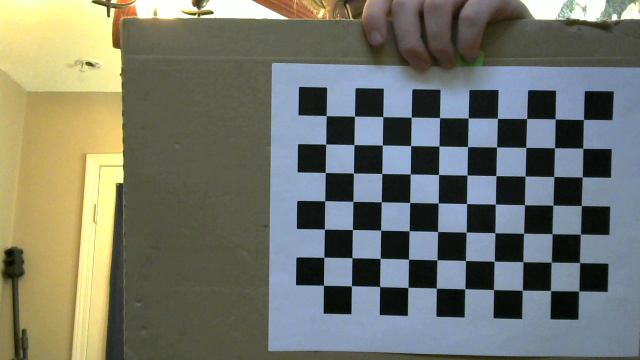
#> input picture images/calibration/webcam_left_0.png, 640 x 360 px; its folder holds 4 pictures in this run
$ python runStereoCalibration.py   (older library calls are emulated)
#> lines starting #> are read from the running program, lines starting #| are printed output that depends on the picture; after the words box and inside, x2 and y2 are one past the last pixel; in counts of white or black regions, pixels touching at a corner belong together; pictures that were not available may be replaced by others from this repository, and a replacement may not be noted
import cv2
import numpy as np
from tqdm import tqdm
import os

def stereoWebcamCalibrate():
    dir_path = './images/calibration'
    count = 0
    for path in os.listdir(dir_path):
        if os.path.isfile(os.path.join(dir_path, path)):
            count += 1
#> pass 2 of the loop in stereoWebcamCalibrate, `for path in os.listdir(dir_path):`:
    if count % 2 != 0:
        count += 1 #in case number of files is odd for any reason
    count = count // 2

    pathL = "./images/calibration/webcam_left_"
    pathR = "./images/calibration/webcam_right_"

    criteria = (cv2.TERM_CRITERIA_EPS + cv2.TERM_CRITERIA_MAX_ITER, 30, 0.001)

    objp = np.zeros((10*7,3), np.float32)
    objp[:,:2] = np.mgrid[0:10,0:7].T.reshape(-1,2)

    sizeOfChessboardSquare = 21 #mm
    objp = objp * sizeOfChessboardSquare
    frameSize = (640, 360)

    img_ptsL = []
    img_ptsR = []
    obj_pts = []

    cv2.namedWindow('cornersR', cv2.WINDOW_NORMAL)
    cv2.namedWindow('cornersL', cv2.WINDOW_NORMAL)

    # first calibrate cams individually
    for i in tqdm(range(0, 28)):
        imgL = cv2.imread(pathL+"%d.png"%i)
#> imgL is the input picture: shape (360, 640, 3); mean B, G, R 107.3, 118.9, 115.8
        imgR = cv2.imread(pathR+"%d.png"%i)
        imgL_g = cv2.cvtColor(imgL, cv2.COLOR_BGR2GRAY)
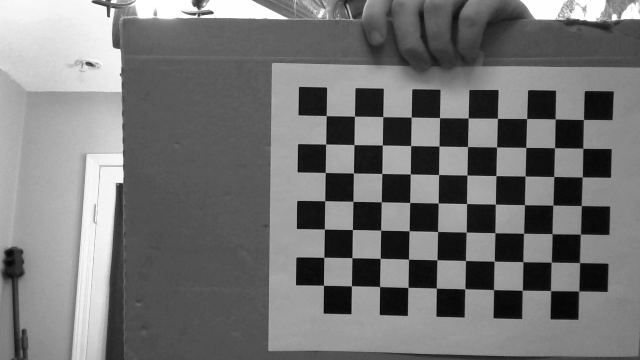
#> imgL_g: shape (360, 640); min 4, max 255, mean 116.7
        imgR_g = cv2.cvtColor(imgR, cv2.COLOR_BGR2GRAY)

        retR, cornersR =  cv2.findChessboardCorners(imgR_g,(10,7),None)
#> retR = True; cornersR = 70 rows, first 8: [326.4, 115.5], [354.5, 116.1], [382.8, 116.6], [411, 117], [439.5, 117.6], [468.2, 117.9], [497.5, 118.4], [526.6, 118.5]
        retL, cornersL = cv2.findChessboardCorners(imgL_g,(10,7),None)
#> retL = True; cornersL has the same summary as cornersR

        if retR and retL:
            print('processing image', i)
            obj_pts.append(objp)
            cornersR = cv2.cornerSubPix(imgR_g, cornersR,(11, 11), (-1, -1), criteria)
#> cornersR = 70 rows, first 8: [326.3, 115.6], [354.5, 116.2], [382.7, 116.6], [411.2, 117.2], [439.5, 117.6], [468.2, 118], [497.4, 118.4], [526.6, 118.5]
            cornersL = cv2.cornerSubPix(imgL_g, cornersL,(11, 11), (-1, -1), criteria)
#> cornersL has the same summary as cornersR
            cv2.drawChessboardCorners(imgR,(10,7),cornersR,retR)
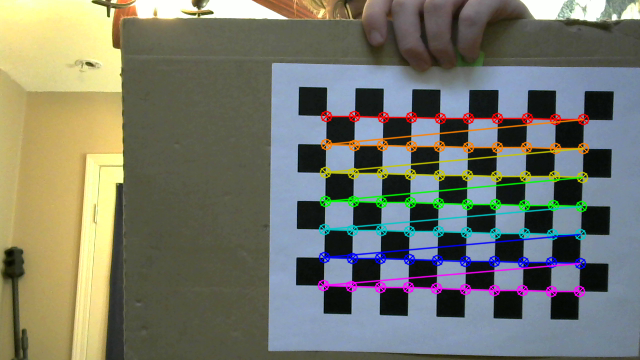
#> imgR: shape (360, 640, 3); 6.58% of pixels changed, all inside (x1, y1, x2, y2) = (317, 110, 590, 298)
            cv2.drawChessboardCorners(imgL,(10,7),cornersL,retL)
            cv2.imshow('cornersR',imgR)
            cv2.imshow('cornersL',imgL)
            key = cv2.waitKey(50)
#> (key Esc is pressed here)
            # if key == ord('y'):
            img_ptsL.append(cornersL)
            img_ptsR.append(cornersR)
#> pass 2 of the loop in stereoWebcamCalibrate, `for i in tqdm(range(0, 28)):`:
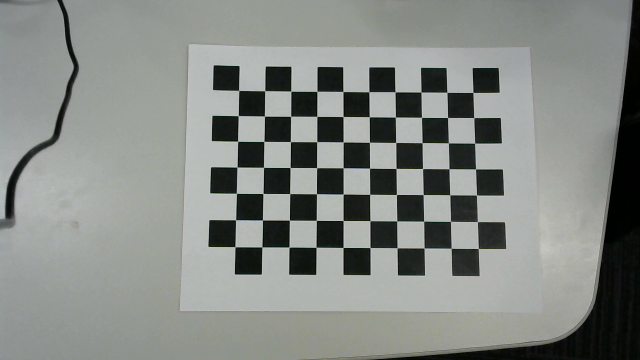
#> input picture images/calibration/webcam_left_1.png, 640 x 360 px
#> in stereoWebcamCalibrate, imgL is the input picture: shape (360, 640, 3); mean B, G, R 133.5, 137.2, 133.6
#> in stereoWebcamCalibrate, `retR, cornersR =  cv2.findChessboardCorners(imgR_g,(10,7),None)`: cornersR = 70 rows, first 8: [238.7, 90.45], [264.7, 90.76], [290.8, 91.21], [316.9, 91.34], [343, 91.56], [368.8, 91.73], [395, 91.82], [420.9, 92.03]
#> in stereoWebcamCalibrate, `retL, cornersL = cv2.findChessboardCorners(imgL_g,(10,7),None)`: cornersL has the same summary as cornersR
#> in stereoWebcamCalibrate, `cornersR = cv2.cornerSubPix(imgR_g, cornersR,(11, 11), (-1, -1), crite..`: cornersR = 70 rows, first 8: [238.6, 90.42], [264.7, 90.67], [290.8, 91.19], [316.9, 91.34], [342.9, 91.49], [368.8, 91.69], [394.9, 91.74], [421, 92.06]
#> in stereoWebcamCalibrate, `cornersL = cv2.cornerSubPix(imgL_g, cornersL,(11, 11), (-1, -1), crite..`: cornersL has the same summary as cornersR
#> in stereoWebcamCalibrate, `cv2.drawChessboardCorners(imgR,(10,7),cornersR,retR)`:
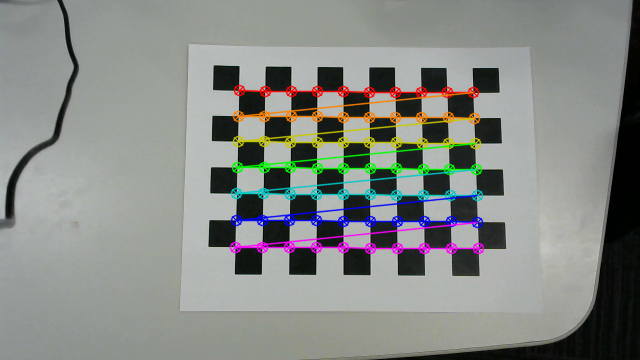
#> imgR: shape (360, 640, 3); 6.24% of pixels changed, all inside (x1, y1, x2, y2) = (229, 84, 485, 255)
#> (key Enter is pressed here)

    # Calibrating left camera
    retL, mL, distL, rvecsL, tvecsL = cv2.calibrateCamera(obj_pts,img_ptsL,imgL_g.shape[::-1],None,None)
    hL,wL= imgL_g.shape[:2]
    new_mL, roiL= cv2.getOptimalNewCameraMatrix(mL,distL,(wL,hL),1,(wL,hL))

    print('left camera error:', retL)

    # Calibrating right camera
    # \/ returns ?, cam matrix, distortion coefficients, rotation and translation vectors
    retR, mR, distR, rvecsR, tvecsR = cv2.calibrateCamera(obj_pts,img_ptsR,imgR_g.shape[::-1],None,None)
    hR,wR= imgR_g.shape[:2]
    new_mR, roiR= cv2.getOptimalNewCameraMatrix(mR,distR,(wR,hR),1,(wR,hR))

    print('right camera error:', retR)

    cv2.destroyAllWindows()

    #now we do stereo calibration with our newly found parameters
    flags = cv2.CALIB_FIX_INTRINSIC #fixed intrinsic paramters
    #done because we only want rotation, translation, and F,E matrices

    criteria_stereo= (cv2.TERM_CRITERIA_EPS + cv2.TERM_CRITERIA_MAX_ITER, 100, 0.0001)

    retS, new_mL, distL, new_mR, distR, rot, trans, Em, Fm = cv2.stereoCalibrate(
        obj_pts, img_ptsL, img_ptsR, new_mL, distL, new_mR, distR, imgL_g.shape[::-1], criteria_stereo, flags)

    # now we rectify the images
    rectify_scale = 1
    rectL, rectR, projectL, projectR, Q, roiL, roiR = cv2.stereoRectify(new_mL, distL, new_mR, distR, imgL_g.shape[::-1], rot, trans, rectify_scale, (0, 0))

    stereoMapL = cv2.initUndistortRectifyMap(new_mL, distL, rectL, projectL, imgL_g.shape[::-1], cv2.CV_16SC2)
    stereoMapR = cv2.initUndistortRectifyMap(new_mR, distR, rectR, projectR, imgR_g.shape[::-1], cv2.CV_16SC2)

    print('Done! Saving found stereo maps!')
    file = cv2.FileStorage('webcamStereoMap.xml', cv2.FileStorage_WRITE)

    file.write('webcamStereoMapLX', stereoMapL[0])
    file.write('webcamStereoMapLY', stereoMapL[1])
    file.write('webcamStereoMapRX', stereoMapR[0])
    file.write('webcamStereoMapRY', stereoMapR[1])

    file.release()

    print('calibration completed with a stereoCamera error of:', retS)

if __name__ == "__main__":
#> (the run stopped early here; a loop or call above may not have finished)
